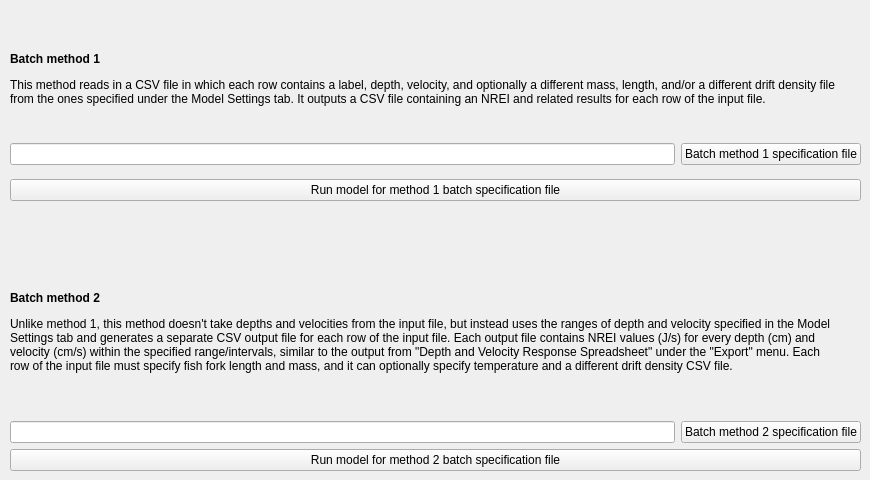
        <widget class="QWidget" name="tab_Batch_Process">
         <attribute name="title">
          <string>Batch Process</string>
         </attribute>
         <widget class="QWidget" name="layoutWidget_2">
          <property name="geometry">
           <rect>
            <x>10</x>
            <y>250</y>
            <width>851</width>
            <height>221</height>
           </rect>
          </property>
          <layout class="QVBoxLayout" name="verticalLayout_4">
           <item>
            <widget class="QLabel" name="label_28">
             <property name="maximumSize">
              <size>
               <width>831</width>
               <height>185</height>
              </size>
             </property>
             <property name="text">
              <string>&lt;html&gt;&lt;head/&gt;&lt;body&gt;&lt;p&gt;&lt;span style=&quot; font-weight:600;&quot;&gt;Batch method 2&lt;/span&gt;&lt;/p&gt;&lt;p&gt;Unlike method 1, this method doesn't take depths and velocities from the input file, but instead uses the ranges of depth and velocity specified in the Model Settings tab and generates a separate CSV output file for each row of the input file. Each output file contains NREI values (J/s) for every depth  (cm) and velocity (cm/s) within the specified range/intervals, similar to the output from &amp;quot;Depth and Velocity Response Spreadsheet&amp;quot; under the &amp;quot;Export&amp;quot; menu. Each row of the input file must specify fish fork length and mass, and it can optionally specify temperature and a different drift density CSV file.&lt;/p&gt;&lt;/body&gt;&lt;/html&gt;</string>
             </property>
             <property name="wordWrap">
              <bool>true</bool>
             </property>
            </widget>
           </item>
           <item>
            <layout class="QHBoxLayout" name="horizontalLayout_14">
             <item>
              <widget class="QLineEdit" name="leBatchMethod2File">
               <property name="readOnly">
                <bool>true</bool>
               </property>
              </widget>
             </item>
             <item>
              <widget class="QPushButton" name="btnBatchMethod2File">
               <property name="text">
                <string>Batch method 2 specification file</string>
               </property>
              </widget>
             </item>
            </layout>
           </item>
           <item>
            <widget class="QPushButton" name="btnRunModelOnBatchMethod2">
             <property name="text">
              <string>Run model for method 2 batch specification file</string>
             </property>
            </widget>
           </item>
          </layout>
         </widget>
         <widget class="QWidget" name="layoutWidget">
          <property name="geometry">
           <rect>
            <x>10</x>
            <y>21</y>
            <width>851</width>
            <height>191</height>
           </rect>
          </property>
          <layout class="QVBoxLayout" name="verticalLayout_2">
           <item>
            <widget class="QLabel" name="label_27">
             <property name="maximumSize">
              <size>
               <width>831</width>
               <height>100</height>
              </size>
             </property>
             <property name="text">
              <string>&lt;html&gt;&lt;head/&gt;&lt;body&gt;&lt;p&gt;&lt;span style=&quot; font-weight:600;&quot;&gt;Batch method 1&lt;/span&gt;&lt;/p&gt;&lt;p&gt;This method reads in a CSV file in which each row contains a label, depth, velocity, and optionally a different mass, length, and/or a different drift density file from the ones specified under the Model Settings tab. It outputs a CSV file containing an NREI and related results for each row of the input file.&lt;/p&gt;&lt;/body&gt;&lt;/html&gt;</string>
             </property>
             <property name="wordWrap">
              <bool>true</bool>
             </property>
            </widget>
           </item>
           <item>
            <layout class="QHBoxLayout" name="horizontalLayout_7">
             <item>
              <widget class="QLineEdit" name="leBatchMethod1File">
               <property name="readOnly">
                <bool>true</bool>
               </property>
              </widget>
             </item>
             <item>
              <widget class="QPushButton" name="btnBatchMethod1File">
               <property name="text">
                <string>Batch method 1 specification file</string>
               </property>
              </widget>
             </item>
            </layout>
           </item>
           <item>
            <widget class="QPushButton" name="btnRunModelOnBatchMethod1">
             <property name="text">
              <string>Run model for method 1 batch specification file</string>
             </property>
            </widget>
           </item>
          </layout>
         </widget>
        </widget>
